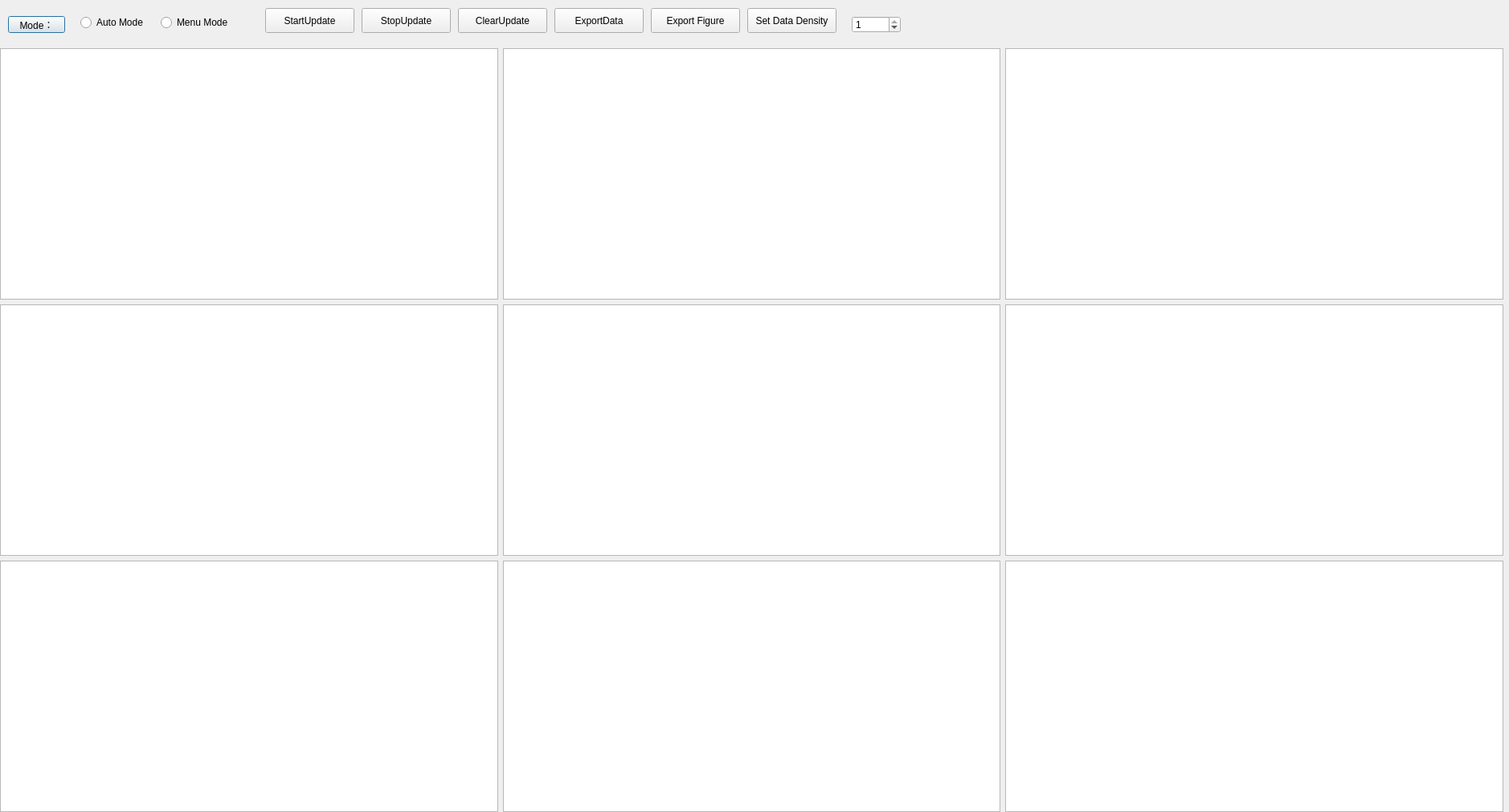
<?xml version="1.0" encoding="UTF-8"?>
<ui version="4.0">
 <class>Dialog</class>
 <widget class="QDialog" name="Dialog">
  <property name="geometry">
   <rect>
    <x>0</x>
    <y>0</y>
    <width>1878</width>
    <height>1011</height>
   </rect>
  </property>
  <property name="windowTitle">
   <string>Dialog</string>
  </property>
  <widget class="QPushButton" name="pushButton_8">
   <property name="geometry">
    <rect>
     <x>10</x>
     <y>20</y>
     <width>71</width>
     <height>21</height>
    </rect>
   </property>
   <property name="text">
    <string>Mode：</string>
   </property>
  </widget>
  <widget class="QRadioButton" name="radioButton">
   <property name="geometry">
    <rect>
     <x>100</x>
     <y>20</y>
     <width>89</width>
     <height>16</height>
    </rect>
   </property>
   <property name="text">
    <string>Auto Mode</string>
   </property>
  </widget>
  <widget class="QRadioButton" name="radioButton_2">
   <property name="geometry">
    <rect>
     <x>200</x>
     <y>20</y>
     <width>89</width>
     <height>16</height>
    </rect>
   </property>
   <property name="text">
    <string>Menu Mode</string>
   </property>
  </widget>
  <widget class="QPushButton" name="pushButton_43">
   <property name="geometry">
    <rect>
     <x>450</x>
     <y>10</y>
     <width>111</width>
     <height>31</height>
    </rect>
   </property>
   <property name="text">
    <string>StopUpdate</string>
   </property>
  </widget>
  <widget class="QPushButton" name="pushButton_48">
   <property name="geometry">
    <rect>
     <x>330</x>
     <y>10</y>
     <width>111</width>
     <height>31</height>
    </rect>
   </property>
   <property name="text">
    <string>StartUpdate</string>
   </property>
  </widget>
  <widget class="QPushButton" name="pushButton_49">
   <property name="geometry">
    <rect>
     <x>570</x>
     <y>10</y>
     <width>111</width>
     <height>31</height>
    </rect>
   </property>
   <property name="text">
    <string>ClearUpdate</string>
   </property>
  </widget>
  <widget class="QPushButton" name="pushButton_46">
   <property name="geometry">
    <rect>
     <x>810</x>
     <y>10</y>
     <width>111</width>
     <height>31</height>
    </rect>
   </property>
   <property name="text">
    <string>Export Figure</string>
   </property>
  </widget>
  <widget class="QPushButton" name="pushButton_47">
   <property name="geometry">
    <rect>
     <x>690</x>
     <y>10</y>
     <width>111</width>
     <height>31</height>
    </rect>
   </property>
   <property name="text">
    <string>ExportData</string>
   </property>
  </widget>
  <widget class="QSpinBox" name="spinBox">
   <property name="geometry">
    <rect>
     <x>1060</x>
     <y>20</y>
     <width>61</width>
     <height>21</height>
    </rect>
   </property>
   <property name="prefix">
    <string/>
   </property>
   <property name="minimum">
    <number>0</number>
   </property>
   <property name="maximum">
    <number>1</number>
   </property>
   <property name="singleStep">
    <number>10</number>
   </property>
   <property name="value">
    <number>1</number>
   </property>
  </widget>
  <widget class="QPushButton" name="pushButton_58">
   <property name="geometry">
    <rect>
     <x>930</x>
     <y>10</y>
     <width>111</width>
     <height>31</height>
    </rect>
   </property>
   <property name="text">
    <string>Set Data Density</string>
   </property>
  </widget>
  <widget class="QWidget" name="gridLayoutWidget_17">
   <property name="geometry">
    <rect>
     <x>0</x>
     <y>60</y>
     <width>1871</width>
     <height>951</height>
    </rect>
   </property>
   <layout class="QGridLayout" name="gridLayout_9">
    <item row="2" column="1">
     <widget class="PlotWidget" name="graphicsView_26"/>
    </item>
    <item row="2" column="0">
     <widget class="PlotWidget" name="graphicsView_25"/>
    </item>
    <item row="2" column="2">
     <widget class="PlotWidget" name="graphicsView_27"/>
    </item>
    <item row="0" column="0">
     <widget class="PlotWidget" name="graphicsView_14"/>
    </item>
    <item row="1" column="0">
     <widget class="PlotWidget" name="graphicsView_15"/>
    </item>
    <item row="1" column="1">
     <widget class="PlotWidget" name="graphicsView_24"/>
    </item>
    <item row="0" column="1">
     <widget class="PlotWidget" name="graphicsView_23"/>
    </item>
    <item row="1" column="2">
     <widget class="PlotWidget" name="graphicsView_20"/>
    </item>
    <item row="0" column="2">
     <widget class="PlotWidget" name="graphicsView_19"/>
    </item>
   </layout>
  </widget>
 </widget>
 <customwidgets>
  <customwidget>
   <class>PlotWidget</class>
   <extends>QGraphicsView</extends>
   <header>pyqtgraph</header>
  </customwidget>
 </customwidgets>
 <resources/>
 <connections/>
</ui>
